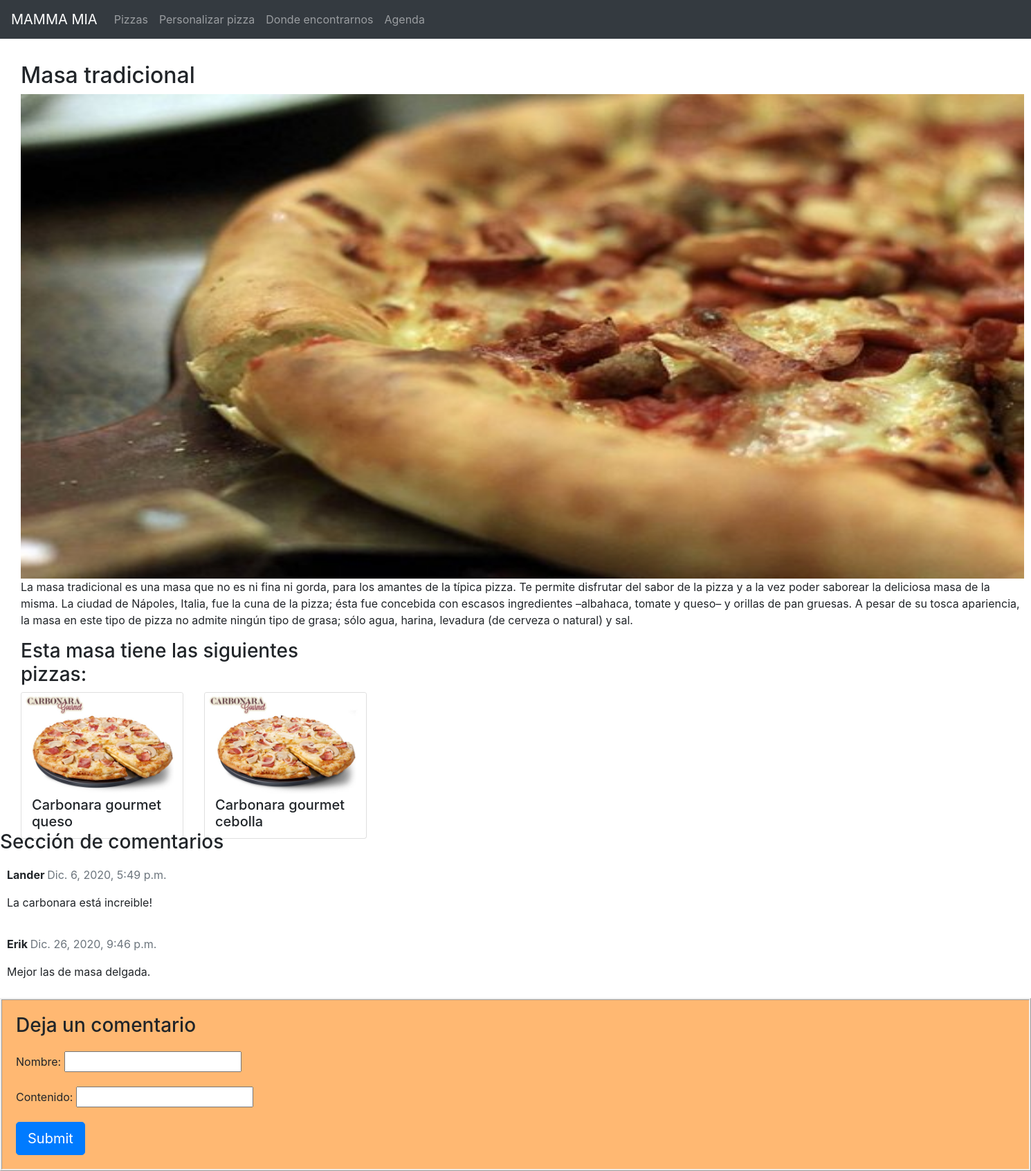
/masaPage/1, run on the app's committed database.
### MammaMia/models.py (models this page shows, shortened)
class Masa(models.Model):
    nameMa = models.CharField(max_length = 255)
    image = models.ImageField(upload_to ='masas')
    descrip = models.CharField(max_length = 500)

class Pizza(models.Model):
    namePi = models.CharField(max_length = 255)
    image = models.ImageField(upload_to = 'pizzas', null=True)
    masa = models.ForeignKey(Masa, on_delete = models.CASCADE)
    ingredientes = models.ManyToManyField(Ingrediente)

class Comment(models.Model):
    masa = models.ForeignKey(Masa,on_delete=models.CASCADE,related_name='comments')
    nombre = models.CharField(max_length=80)
    contenido = models.CharField(max_length = 2500)
    created_on = models.DateTimeField(auto_now_add=True)
    active = models.BooleanField(default=False)
    class Meta:
        ordering = ['created_on']

### MammaMia/views.py (the view)
# urls.py: path('masaPage/<int:pk>', views.masaPage, name = 'masaPage'),
def masaPage(request, pk):
    masa = get_object_or_404(Masa, pk = pk)
    pizzas = masa.pizza_set.all()
    comments = masa.comments.all()
    new_comment = None
    if request.method == 'POST':
        comment_form = CommentForm(data=request.POST)
        if comment_form.is_valid():
            new_comment = comment_form.save(commit=False)
            new_comment.masa = masa
            new_comment.save()
    else:
        comment_form = CommentForm()
    context = {'masa':masa, 'pizzas':pizzas, 'comments': comments, 'new_comment': new_comment, 'comment_form': comment_form}
    return render(request, 'masaPage.html', context)

### MammaMia/forms.py
class CommentForm(forms.ModelForm):
    class Meta:
        model = Comment
        fields = ('nombre', 'contenido')

### MammaMia/templates/masaPage.html (shortened to what this page needs)
{% extends 'base.html' %}
{% load crispy_forms_tags %}
{% block content %}
  {% load i18n %}
    <div class="pizzasPorMasa">
        <h2> {{masa.nameMa}}</h2>
        <img src="/media/{{masa.image}}" width="1450px" height="700px" alt="imagen de masa">
        <br>
        <p style="width: 1450px;">  {{masa.descrip}}</p>
          <h3> {% trans 'Esta masa tiene las siguientes pizzas:' %}</h3>
        <div class="card-deck">
          {% for pizza in pizzas %}
          <div class="card">
            <img class="card-img-top" src="/media/{{pizza.image}}" width="200px" height="150px" alt="imagen de pizza">
            <h5 class="card-title"> {{pizza.namePi}}</h5>
          </div>
          {% endfor %}
        </div>
    </div>
    <div class="comentarios">
      <h3> {% trans 'Sección de comentarios' %}</h3>
        {% for comment in comments %}
          <div class="comments" style="padding: 10px;">
            <p class="font-weight-bold">
              {{ comment.nombre }}
              <span class=" text-muted font-weight-normal">
              {{ comment.created_on }}
              </span>
            </p>
            {{ comment.contenido | linebreaks }}
          </div>
         {% empty %}
         <p> {% trans 'No hay comentarios' %}</p>
        {% endfor %}
        <div class="card-body">
          <h3> {% trans 'Deja un comentario' %}</h3>
          <form method="post" style="margin-top: 1.3em;">
            {{ comment_form.as_p }}
            <button type="submit" class="btn btn-primary  btn-lg">Submit</button>
          </form>
        </div>
    </div>
{% endblock %}

### MammaMia/static/css/diseno.css (style rules this page uses)
.card-body { background-color: #ff9022a2; border-style: ridge; }
.pizzasPorMasa { position: absolute; height: 980px; width: 500px; top: 90px; left: 30px; }
.card-title { margin-left: 15px; }
.comentarios { position: absolute; top: 1200px; width: 100%; }

### data on the page
Masa: nameMa "Masa tradicional", image (picture), descrip "La masa tradicional es una masa que no es ni fina ni gorda, para los amantes de la típica pizza. Te permite disfrutar del sabor de la pizza y a la vez poder saborear la deliciosa masa de la misma. La ciudad de Nápoles, Italia, fue la cuna de la pizza; ésta fue concebida con escasos ingredientes –albahaca, tomate y queso– y orillas de pan gruesas. A pesar de su tosca apariencia, la masa en este tipo de pizza no admite ningún tipo de grasa; sólo agua, harina, levadura (de cerveza o natural) y sal."
Pizza: image (picture), namePi "Carbonara gourmet queso"
Pizza: image (picture), namePi "Carbonara gourmet cebolla"
Comment: nombre "Lander", created_on "Dic. 6, 2020, 5:49 p.m.", contenido "La carbonara está increible!"
Comment: nombre "Erik", created_on "Dic. 26, 2020, 9:46 p.m.", contenido "Mejor las de masa delgada."
